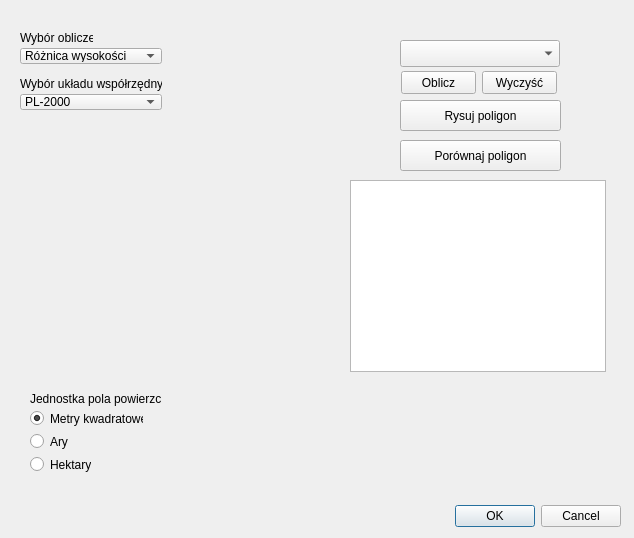
<?xml version="1.0" encoding="UTF-8"?>
<ui version="4.0">
 <class>Projekt2DialogBase</class>
 <widget class="QDialog" name="Projekt2DialogBase">
  <property name="geometry">
   <rect>
    <x>0</x>
    <y>0</y>
    <width>634</width>
    <height>538</height>
   </rect>
  </property>
  <property name="windowTitle">
   <string>Projekt2</string>
  </property>
  <widget class="QDialogButtonBox" name="button_box">
   <property name="geometry">
    <rect>
     <x>280</x>
     <y>500</y>
     <width>341</width>
     <height>32</height>
    </rect>
   </property>
   <property name="orientation">
    <enum>Qt::Horizontal</enum>
   </property>
   <property name="standardButtons">
    <set>QDialogButtonBox::Cancel|QDialogButtonBox::Ok</set>
   </property>
  </widget>
  <widget class="QLabel" name="label_wynik">
   <property name="geometry">
    <rect>
     <x>270</x>
     <y>440</y>
     <width>341</width>
     <height>31</height>
    </rect>
   </property>
   <property name="text">
    <string/>
   </property>
  </widget>
  <widget class="QLabel" name="label_wybor_obl">
   <property name="geometry">
    <rect>
     <x>20</x>
     <y>30</y>
     <width>73</width>
     <height>16</height>
    </rect>
   </property>
   <property name="text">
    <string>Wybór obliczeń</string>
   </property>
  </widget>
  <widget class="QComboBox" name="comboBox_obliczenie">
   <property name="geometry">
    <rect>
     <x>20</x>
     <y>48</y>
     <width>142</width>
     <height>16</height>
    </rect>
   </property>
   <item>
    <property name="text">
     <string>Różnica wysokości</string>
    </property>
   </item>
   <item>
    <property name="text">
     <string>Pole powierzchni</string>
    </property>
   </item>
  </widget>
  <widget class="QRadioButton" name="radioButton_m2">
   <property name="enabled">
    <bool>true</bool>
   </property>
   <property name="geometry">
    <rect>
     <x>30</x>
     <y>410</y>
     <width>113</width>
     <height>17</height>
    </rect>
   </property>
   <property name="contextMenuPolicy">
    <enum>Qt::DefaultContextMenu</enum>
   </property>
   <property name="autoFillBackground">
    <bool>false</bool>
   </property>
   <property name="text">
    <string>Metry kwadratowe</string>
   </property>
   <property name="checked">
    <bool>true</bool>
   </property>
  </widget>
  <widget class="QRadioButton" name="radioButton_ar">
   <property name="enabled">
    <bool>true</bool>
   </property>
   <property name="geometry">
    <rect>
     <x>30</x>
     <y>433</y>
     <width>40</width>
     <height>17</height>
    </rect>
   </property>
   <property name="autoFillBackground">
    <bool>false</bool>
   </property>
   <property name="text">
    <string>Ary</string>
   </property>
  </widget>
  <widget class="QRadioButton" name="radioButton_ha">
   <property name="enabled">
    <bool>true</bool>
   </property>
   <property name="geometry">
    <rect>
     <x>30</x>
     <y>456</y>
     <width>61</width>
     <height>17</height>
    </rect>
   </property>
   <property name="autoFillBackground">
    <bool>false</bool>
   </property>
   <property name="text">
    <string>Hektary</string>
   </property>
  </widget>
  <widget class="QLabel" name="label_jedn_pole">
   <property name="geometry">
    <rect>
     <x>30</x>
     <y>391</y>
     <width>131</width>
     <height>16</height>
    </rect>
   </property>
   <property name="autoFillBackground">
    <bool>false</bool>
   </property>
   <property name="text">
    <string>Jednostka pola powierzchni</string>
   </property>
  </widget>
  <widget class="QPushButton" name="pushButton_oblicz">
   <property name="geometry">
    <rect>
     <x>401</x>
     <y>71</y>
     <width>75</width>
     <height>23</height>
    </rect>
   </property>
   <property name="text">
    <string>Oblicz</string>
   </property>
  </widget>
  <widget class="QgsMapLayerComboBox" name="mMapLayerComboBox_layers">
   <property name="geometry">
    <rect>
     <x>400</x>
     <y>40</y>
     <width>160</width>
     <height>27</height>
    </rect>
   </property>
  </widget>
  <widget class="QComboBox" name="comboBox_uklad">
   <property name="geometry">
    <rect>
     <x>20</x>
     <y>94</y>
     <width>142</width>
     <height>16</height>
    </rect>
   </property>
   <item>
    <property name="text">
     <string>PL-2000</string>
    </property>
   </item>
   <item>
    <property name="text">
     <string>PL-1992</string>
    </property>
   </item>
  </widget>
  <widget class="QLabel" name="label_wybor_wsp">
   <property name="geometry">
    <rect>
     <x>20</x>
     <y>76</y>
     <width>142</width>
     <height>16</height>
    </rect>
   </property>
   <property name="text">
    <string>Wybór układu współrzędnych</string>
   </property>
  </widget>
  <widget class="QPushButton" name="pushButton_clear">
   <property name="geometry">
    <rect>
     <x>482</x>
     <y>71</y>
     <width>75</width>
     <height>23</height>
    </rect>
   </property>
   <property name="text">
    <string>Wyczyść</string>
   </property>
  </widget>
  <widget class="QPushButton" name="pushButton_rysuj">
   <property name="geometry">
    <rect>
     <x>400</x>
     <y>100</y>
     <width>161</width>
     <height>31</height>
    </rect>
   </property>
   <property name="text">
    <string>Rysuj poligon</string>
   </property>
  </widget>
  <widget class="QTableWidget" name="tableWidget_wybrane">
   <property name="geometry">
    <rect>
     <x>350</x>
     <y>180</y>
     <width>256</width>
     <height>192</height>
    </rect>
   </property>
  </widget>
  <widget class="QLabel" name="label_porow">
   <property name="geometry">
    <rect>
     <x>270</x>
     <y>400</y>
     <width>341</width>
     <height>31</height>
    </rect>
   </property>
   <property name="text">
    <string/>
   </property>
  </widget>
  <widget class="QPushButton" name="pushButton_porow">
   <property name="geometry">
    <rect>
     <x>400</x>
     <y>140</y>
     <width>161</width>
     <height>31</height>
    </rect>
   </property>
   <property name="text">
    <string>Porównaj poligon</string>
   </property>
  </widget>
 </widget>
 <customwidgets>
  <customwidget>
   <class>QgsMapLayerComboBox</class>
   <extends>QComboBox</extends>
   <header>qgsmaplayercombobox.h</header>
  </customwidget>
 </customwidgets>
 <resources/>
 <connections>
  <connection>
   <sender>button_box</sender>
   <signal>accepted()</signal>
   <receiver>Projekt2DialogBase</receiver>
   <slot>accept()</slot>
   <hints>
    <hint type="sourcelabel">
     <x>280</x>
     <y>500</y>
    </hint>
    <hint type="destinationlabel">
     <x>20</x>
     <y>20</y>
    </hint>
   </hints>
  </connection>
  <connection>
   <sender>button_box</sender>
   <signal>rejected()</signal>
   <receiver>Projekt2DialogBase</receiver>
   <slot>reject()</slot>
   <hints>
    <hint type="sourcelabel">
     <x>280</x>
     <y>500</y>
    </hint>
    <hint type="destinationlabel">
     <x>20</x>
     <y>20</y>
    </hint>
   </hints>
  </connection>
 </connections>
</ui>
